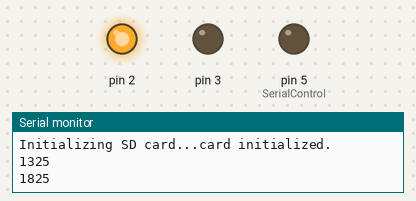
A sketch run on a simulated Arduino Uno, built with avr-gcc and run on an emulated ATmega328P. On the bench: output pins drawn as LEDs (lit = HIGH), the last lines printed to the serial monitor. Storage starts empty.

Above: at 1.97 s.
At 41.24 s:
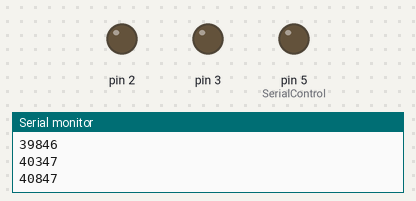
Timing chart, 0 to 41.3 s (numbered marks = the images above):
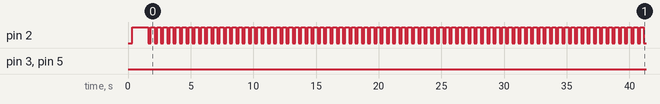

The sketch:

m2303v1.ino
```cpp
#include <SoftwareSerial.h>
#include <SPI.h>
#include <SD.h>

//-------- порты для rs 485
#define SSerialRx        9  // Serial Receive pin RO
#define SSerialTx        8   // Serial Transmit pin DI
//-------- инициализация
SoftwareSerial RS485Serial(SSerialRx, SSerialTx); // Rx, Tx

//// линия управления передачи приема
#define SerialControl 5   // RS485 Direction control
/////// флаг приема передачи
#define RS485Transmit    HIGH
#define RS485Receive     LOW

const char chipSelect = 4; // для SD карты

const PROGMEM unsigned int crcTable[] = { // таблицу загоняем на флешку для экономии места
  0x0000, 0xC0C1, 0xC181, 0x0140, 0xC301, 0x03C0, 0x0280, 0xC241,
  0xC601, 0x06C0, 0x0780, 0xC741, 0x0500, 0xC5C1, 0xC481, 0x0440,
  0xCC01, 0x0CC0, 0x0D80, 0xCD41, 0x0F00, 0xCFC1, 0xCE81, 0x0E40,
  0x0A00, 0xCAC1, 0xCB81, 0x0B40, 0xC901, 0x09C0, 0x0880, 0xC841,
  0xD801, 0x18C0, 0x1980, 0xD941, 0x1B00, 0xDBC1, 0xDA81, 0x1A40,
  0x1E00, 0xDEC1, 0xDF81, 0x1F40, 0xDD01, 0x1DC0, 0x1C80, 0xDC41,
  0x1400, 0xD4C1, 0xD581, 0x1540, 0xD701, 0x17C0, 0x1680, 0xD641,
  0xD201, 0x12C0, 0x1380, 0xD341, 0x1100, 0xD1C1, 0xD081, 0x1040,
  0xF001, 0x30C0, 0x3180, 0xF141, 0x3300, 0xF3C1, 0xF281, 0x3240,
  0x3600, 0xF6C1, 0xF781, 0x3740, 0xF501, 0x35C0, 0x3480, 0xF441,
  0x3C00, 0xFCC1, 0xFD81, 0x3D40, 0xFF01, 0x3FC0, 0x3E80, 0xFE41,
  0xFA01, 0x3AC0, 0x3B80, 0xFB41, 0x3900, 0xF9C1, 0xF881, 0x3840,
  0x2800, 0xE8C1, 0xE981, 0x2940, 0xEB01, 0x2BC0, 0x2A80, 0xEA41,
  0xEE01, 0x2EC0, 0x2F80, 0xEF41, 0x2D00, 0xEDC1, 0xEC81, 0x2C40,
  0xE401, 0x24C0, 0x2580, 0xE541, 0x2700, 0xE7C1, 0xE681, 0x2640,
  0x2200, 0xE2C1, 0xE381, 0x2340, 0xE101, 0x21C0, 0x2080, 0xE041,
  0xA001, 0x60C0, 0x6180, 0xA141, 0x6300, 0xA3C1, 0xA281, 0x6240,
  0x6600, 0xA6C1, 0xA781, 0x6740, 0xA501, 0x65C0, 0x6480, 0xA441,
  0x6C00, 0xACC1, 0xAD81, 0x6D40, 0xAF01, 0x6FC0, 0x6E80, 0xAE41,
  0xAA01, 0x6AC0, 0x6B80, 0xAB41, 0x6900, 0xA9C1, 0xA881, 0x6840,
  0x7800, 0xB8C1, 0xB981, 0x7940, 0xBB01, 0x7BC0, 0x7A80, 0xBA41,
  0xBE01, 0x7EC0, 0x7F80, 0xBF41, 0x7D00, 0xBDC1, 0xBC81, 0x7C40,
  0xB401, 0x74C0, 0x7580, 0xB541, 0x7700, 0xB7C1, 0xB681, 0x7640,
  0x7200, 0xB2C1, 0xB381, 0x7340, 0xB101, 0x71C0, 0x7080, 0xB041,
  0x5000, 0x90C1, 0x9181, 0x5140, 0x9301, 0x53C0, 0x5280, 0x9241,
  0x9601, 0x56C0, 0x5780, 0x9741, 0x5500, 0x95C1, 0x9481, 0x5440,
  0x9C01, 0x5CC0, 0x5D80, 0x9D41, 0x5F00, 0x9FC1, 0x9E81, 0x5E40,
  0x5A00, 0x9AC1, 0x9B81, 0x5B40, 0x9901, 0x59C0, 0x5880, 0x9841,
  0x8801, 0x48C0, 0x4980, 0x8941, 0x4B00, 0x8BC1, 0x8A81, 0x4A40,
  0x4E00, 0x8EC1, 0x8F81, 0x4F40, 0x8D01, 0x4DC0, 0x4C80, 0x8C41,
  0x4400, 0x84C1, 0x8581, 0x4540, 0x8701, 0x47C0, 0x4680, 0x8641,
  0x8201, 0x42C0, 0x4380, 0x8341, 0x4100, 0x81C1, 0x8081, 0x4040
};
/////// команды
byte testConnect[] = { 0x00, 0x00 };
byte Access[]      = { 0x00, 0x01, 0x01, 0x01, 0x01, 0x01, 0x01, 0x01, 0x01};
byte Sn[]          = { 0x00, 0x08, 0x00 }; // серийный номер
byte Time[]        = { 0x00, 0x04, 0x00 }; // время дата
//byte Freq[]        = { 0x00, 0x08, 0x16, 0x40 }; // частота
byte Current[]     = { 0x00, 0x08, 0x16, 0x21 };//  ток
byte Suply[]       = { 0x00, 0x08, 0x16, 0x11 }; // напряжение
byte Power[]       = { 0x00, 0x08, 0x16, 0x00 };// мощность p
//byte PowerQ[]       = { 0x00, 0x08, 0x16, 0x08 };// мощность Q
//byte PowerS[]       = { 0x00, 0x08, 0x16, 0x04 };// мощность S

//byte CosF[]       = { 0x00, 0x08, 0x16, 0x30 };// cosf

//byte Angle[]       = { 0x00, 0x08, 0x16, 0x51 }; // углы
byte energyT0[]  =   { 0x00, 0x05, 0x00, 0x00 };///  суммарная энергия прямая + обратная + активная + реактивная
//byte energyT1[]  =   { 0x00, 0x05, 0x00, 0x01 };///  суммарная энергия прямая + обратная + активная + реактивная
//byte energyT2[]  =   { 0x00, 0x05, 0x00, 0x02 };///  суммарная энергия прямая + обратная + активная + реактивная
//byte energyT3[]  =   { 0x00, 0x05, 0x00, 0x03 };///  суммарная энергия прямая + обратная + активная + реактивная
//byte energyT4[]  =   { 0x00, 0x05, 0x00, 0x04 };///  суммарная энергия прямая + обратная + активная + реактивная

byte response[19];
byte byteReceived;
byte byteSend;
byte netAdr;
char buff[3];

uint32_t myTimer; //переменная хранения времени
uint32_t myTimerC1; //переменная для коррекции
long period = 60000; //задержка на минуту
int correction = 0; //коррекция на опрос счетчика

byte res;

void(* resetFunc) (void) = 0; // объявляем функцию reset

void setup() {
  RS485Serial.begin(9600);
  Serial.begin(9600);
  // 5 пин в режим выхода
  pinMode(SerialControl, OUTPUT);
  pinMode(3, OUTPUT); // зеленый светодиод
  pinMode(2, OUTPUT); // красный светодиод
  // ставим на прием
  digitalWrite(SerialControl, RS485Receive);
  delay(300);
  Serial.println(F("Start_v2303v1\r\n"));

  Serial.print(F("Initializing SD card..."));

  // see if the card is present and can be initialized:
  if (!SD.begin(chipSelect)) {
    Serial.println(F("Card failed, or not present"));
    blinkRed(200); // здемь мигнуть красным два раза
    delay(200);
    blinkRed(200);
    Serial.println(F("Resetting"));
    delay(1000);
    resetFunc(); // нужен перезапуск МК при неудачной попытке инициализации
  }
  else {
    Serial.println(F("card initialized."));
    blinkGreen(1000);

    File dataFile = SD.open("netAdr.txt"); // читаем если есть сетевой адрес из файла

    // if the file is available, write to it:
    if (dataFile) {
      byte i = 0;
      while (dataFile.available()) {
        if (i == 3) {
          break;
        }

        byteReceived = dataFile.read();   // Read received byte

        buff[i] = byteReceived; // помещаем прочтенные байты в char массив

        i++;
      }
      netAdr = atoi(buff); // конвертируем массив из ascii в int
      dataFile.close();
    }
    // if the file isn't open, pop up an error:
    else {
      netAdr = 0;
    }
  }
}

void loop() {

  if (millis() - myTimer >= period - correction) {
    myTimer += period;

    myTimerC1 = millis(); //время на начало опроса

    testConnect[0] = netAdr;
    response[0] = 0;
    send(testConnect, sizeof(testConnect), response);
    if (response[0] == netAdr)
    {
      Serial.print(F("Connect_OK\r\n"));
      blinkGreen(300);

      Access[0] = netAdr;
      response[0] = 0;
      send(Access, sizeof(Access), response);
      if (response[0] == netAdr)
      {
        Serial.print(F("Access_OK\r\n"));
        blinkGreen(300);

        String serNum = getSerialNumber(netAdr);
        Serial.print("s:" + serNum + "\r\n");
        String valTime = getTime(netAdr);
        Serial.print("t:" + valTime + " " + valTime.substring(4, 5) + "\r\n"); // для тестов выводим разряд минут
        String valDate = getDate(netAdr);
        Serial.print("d:" + valDate + "\r\n");
        String ARPower = getEnergyT0(netAdr);
        Serial.print("p:" + ARPower + "\r\n");
        //String valFreq = getFreq(netAdr);
        //Serial.print("f:"+ valFreq+"\r\n");
        String U = getSuply(netAdr);
        Serial.print("u:" + U + "\r\n");
        String A = getCurrent(netAdr);
        Serial.print("a:" + A + "\r\n");
        //String Angle = getAngle(netAdr);
        //Serial.print("g:"+ Angle+"\r\n");
        String PowerNow = getPowerNow(netAdr);
        Serial.print("e:" + PowerNow + "\r\n");
        //String Tarif1 = getEnergyT1(netAdr);
        // Serial.print("t1:"+ Tarif1+"\r\n");
        //String Tarif2 = getEnergyT2(netAdr);
        //Serial.print("t2:"+ Tarif2+"\r\n");
        //String Tarif3 = getEnergyT3(netAdr);
        //Serial.print("t3:"+ Tarif3+"\r\n");
        //String Tarif4 = getEnergyT4(netAdr);
        //Serial.print("t4:"+ Tarif4+"\r\n");
        //String PQ = getPowerQ(netAdr);
        //Serial.print("q:"+ PQ+"\r\n");
        //String PS = getPowerS(netAdr);
        //Serial.print("c:"+ PS+"\r\n");
        //String CSF = getCosF(netAdr);
        //Serial.print("k:"+ CSF+"\r\n");

        File dataFile = SD.open("datalog.txt", FILE_WRITE);

        if (dataFile) {
          dataFile.println(serNum + " " + valDate + " " + valTime + " " + U + " " + A + " " + PowerNow + " " + ARPower);
          dataFile.close();
          Serial.println(F("Write OK")); // мигнуть красным долго
          blinkRed(1000);

          correction = millis() - myTimerC1; // высчитываем коррекцию после записи
          Serial.println("Correction time: " + String(correction) + "\r\n");
        }
        // if the file isn't open, pop up an error:
        else {
          Serial.println(F("error opening datalog.txt"));
          blinkRed(200); // здемь мигнуть красным два раза
          delay(200);
          blinkRed(200);
          Serial.println(F("Resetting"));
          delay(1000);
          resetFunc(); // нужен перезапуск МК при неудачной попытке записи
        }
        dataFile.close();


      }
      else
      {
        Serial.print(F("Access_FAIL\r\n"));
        blinkRed(300);
      }
    }
    else
    {
      Serial.print(F("Connect_FAIL\r\n"));
      blinkRed(300);
      res++;
      if (res == 3)
      {
        delay(200);
        blinkRed(200); // здемь мигнуть красным два раза
        delay(200);
        blinkRed(200);
        Serial.println(F("Resetting"));
        delay(1000);
        resetFunc();
      }
    }
  }
  else
  {
    Serial.println(millis() - myTimer);
    blinkGreen(300);
    delay(200);
  }
}

void blinkGreen(int del)
{
  digitalWrite(2, HIGH);
  delay(del);
  digitalWrite(2, LOW);
}

void blinkRed(int del)
{
  digitalWrite(3, HIGH);
  delay(del);
  digitalWrite(3, LOW);
}

String getSerialNumber(int netAdr)
{
  String s1, s2, s3, s4;
  response[0] = 0;
  Sn[0] = netAdr;
  send(Sn, sizeof(Sn), response);
  if ((int)response[1] < 10) {
    s1 = "0" + String((int)response[1]);
  } else {
    s1 = String((int)response[1]);
  }
  if ((int)response[2] < 10) {
    s2 = "0" + String((int)response[2]);
  } else {
    s2 = String((int)response[2]);
  }
  if ((int)response[3] < 10) {
    s3 = "0" + String((int)response[3]);
  } else {
    s3 = String((int)response[3]);
  }
  if ((int)response[4] < 10) {
    s4 = "0" + String((int)response[4]);
  } else {
    s4 = String((int)response[4]);
  }
  String n = s1 + s2 + s3 + s4;

  return n;
}

String getTime(int netAdr)
{
  String ti1, ti2, ti3;

  response[0] = 0;
  Time[0] = netAdr;
  send(Time, sizeof(Time), response);
  if ((int)response[1] < 10) {
    ti1 = "0" + String((int)response[1]);
  } else {
    ti1 = String(response[1] / 16) + String(response[1] % 16);
  }
  if ((int)response[2] < 10) {
    ti2 = "0" + String((int)response[2]);
  } else {
    ti2 = String(response[2] / 16) + String(response[2] % 16);
  }
  if ((int)response[3] < 10) {
    ti3 = "0" + String((int)response[3]);
  } else {
    ti3 = String(response[3] / 16) + String(response[3] % 16);
  }

  String n = ti3 + ":" + ti2 + ":" + ti1;

  return n;
}

String getDate(int netAdr)
{
  String ti5, ti6, ti7;

  if ((int)response[5] < 10) {
    ti5 = "0" + String((int)response[5]);
  } else {
    ti5 = String(response[5] / 16) + String(response[5] % 16);
  }
  if ((int)response[6] < 10) {
    ti6 = "0" + String((int)response[6]);
  } else {
    ti6 = String(response[6] / 16) + String(response[6] % 16);
  }
  if ((int)response[7] < 10) {
    ti7 = "0" + String((int)response[7]);
  } else {
    ti7 = String(response[7] / 16) + String(response[7] % 16);
  }

  String n = ti5 + "." + ti6 + "." + ti7;

  return n;
}

String getPowerNow(int netAdr)
{

  response[0] = 0;
  Power[0] = netAdr;
  send(Power, sizeof(Power), response);
  long r = 0;
  //  int dir_U0 = 0;
  //  int dir_U1 = 0;
  //  int dir_U2 = 0;
  //  int dir_U3 = 0;

  //if((long)response[1]<<16 == 0x40) dir_U0=1;
  //if((long)response[1]<<16 == 0x80) dir_U0=-1; // это скорее всего не правильно, надо тестить с нагрузкой больше 1 кВТ
  r |= (long)response[3] << 8;                   // как в функции тока
  r |= (long)response[2];
  String U0 = String(float(r) / 100);
  r = 0;

  //if((long)response[4]<<16 == 0x40) dir_U1=1;
  //if((long)response[4]<<16 == 0x80) dir_U1=-1;
  r |= (long)response[6] << 8;
  r |= (long)response[5];
  String U1 = String(float(r) / 100);
  r = 0;

  //if((long)response[7]<<16 == 0x40) dir_U2=1;
  //if((long)response[7]<<16 == 0x80) dir_U2=-1;
  r |= (long)response[9] << 8;
  r |= (long)response[8];
  String U2 = String(float(r) / 100);
  r = 0;

  //if((long)response[10]<<16 == 0x40) dir_U3=1;
  //if((long)response[10]<<16 == 0x80) dir_U3=-1;
  r |= (long)response[12] << 8;
  r |= (long)response[11];
  String U3 = String(float(r) / 100);
  if (response[0] == netAdr)   return String(U0 + " " + U1 + " " + U2 + " " + U3);
  else   return String(F("Error"));

}

String getCurrent(int netAdr)
{
  response[0] = 0;
  Current[0] = netAdr;
  send(Current, sizeof(Current), response);
  long r = 0;
  r |= (long)response[1] << 16;
  r |= (long)response[3] << 8;
  r |= (long)response[2];
  String U1 = String(float(r) / 1000);
  r = 0;
  r |= (long)response[4] << 16;
  r |= (long)response[6] << 8;
  r |= (long)response[5];
  String U2 = String(float(r) / 1000);
  r = 0;
  r |= (long)response[7] << 16;
  r |= (long)response[9] << 8;
  r |= (long)response[8];
  String U3 = String(float(r) / 1000);
  if (response[0] == netAdr)   return String(U1 + " " + U2 + " " + U3);
  else   return String(F("Error"));

}

String getSuply(int netAdr)
{

  response[0] = 0;
  Suply[0] = netAdr;
  send(Suply, sizeof(Suply), response);
  long r = 0;
  r |= (long)response[1] << 16;
  r |= (long)response[3] << 8;
  r |= (long)response[2];
  String U1 = String(float(r) / 100);
  r = 0;
  r |= (long)response[4] << 16;
  r |= (long)response[6] << 8;
  r |= (long)response[5];
  String U2 = String(float(r) / 100);
  r = 0;
  r |= (long)response[7] << 16;
  r |= (long)response[9] << 8;
  r |= (long)response[8];
  String U3 = String(float(r) / 100);
  if (response[0] == netAdr)   return String(U1 + " " + U2 + " " + U3);
  else   return String(F("Error"));

}

String getEnergyT0(int netAdr)
{
  response[0] = 0;
  energyT0[0] = netAdr;
  send(energyT0, sizeof(energyT0), response);
  if (response[0] == netAdr)
  {
    long r = 0;
    r |= (long)response[2] << 24;
    r |= (long)response[1] << 16;
    r |= (long)response[4] << 8;
    r |= (long)response[3];
    String A_plus = String(r);
    r = 0;
    r |= (long)response[6] << 24;
    r |= (long)response[5] << 16;
    r |= (long)response[8] << 8;
    r |= (long)response[7];
    String A_minus = String(r);
    r = 0;
    r |= (long)response[10] << 24;
    r |= (long)response[9] << 16;
    r |= (long)response[12] << 8;
    r |= (long)response[11];
    String R_plus = String(r);
    r = 0;
    r |= (long)response[14] << 24;
    r |= (long)response[13] << 16;
    r |= (long)response[16] << 8;
    r |= (long)response[15];
    String R_minus = String(r);
    return String(A_plus + " " + A_minus + " " + R_plus + " " + R_minus);
  }

  else   return String(F("Error"));


}

//////////////////////////////////////////////////////////////////////////////////
void send(byte *cmd, int s, byte *response) {
  // Serial.print("sending...");

  unsigned int crc = crc16MODBUS(cmd, s);

  unsigned int crc1 = crc & 0xFF;
  unsigned int crc2 = (crc >> 8) & 0xFF;
  delay(10);
  digitalWrite(SerialControl, RS485Transmit);  // Init Transceiver
  for (int i = 0; i < s; i++)
  {
    RS485Serial.write(cmd[i]);
  }
  RS485Serial.write(crc1);
  RS485Serial.write(crc2);
  byte i = 0;
  digitalWrite(SerialControl, RS485Receive);  // Init Transceiver
  delay(200);
  if (RS485Serial.available())
  {
    while (RS485Serial.available())
    {
      byteReceived = RS485Serial.read();   // Read received byte
      delay(10);
      response[i++] = byteReceived;
    }
  }
  delay(20);
}

unsigned int crc16MODBUS(byte *s, int count) {
  unsigned int crc = 0xFFFF;

  for (int i = 0; i < count; i++) {
    crc = ((crc >> 8) ^ pgm_read_word(&crcTable[(crc ^ s[i]) & 0xFF]));
  }
  return crc;
}
```

Measured:
- by itself, pin 2: alternates HIGH for 0.30 s and LOW for 0.20 s
